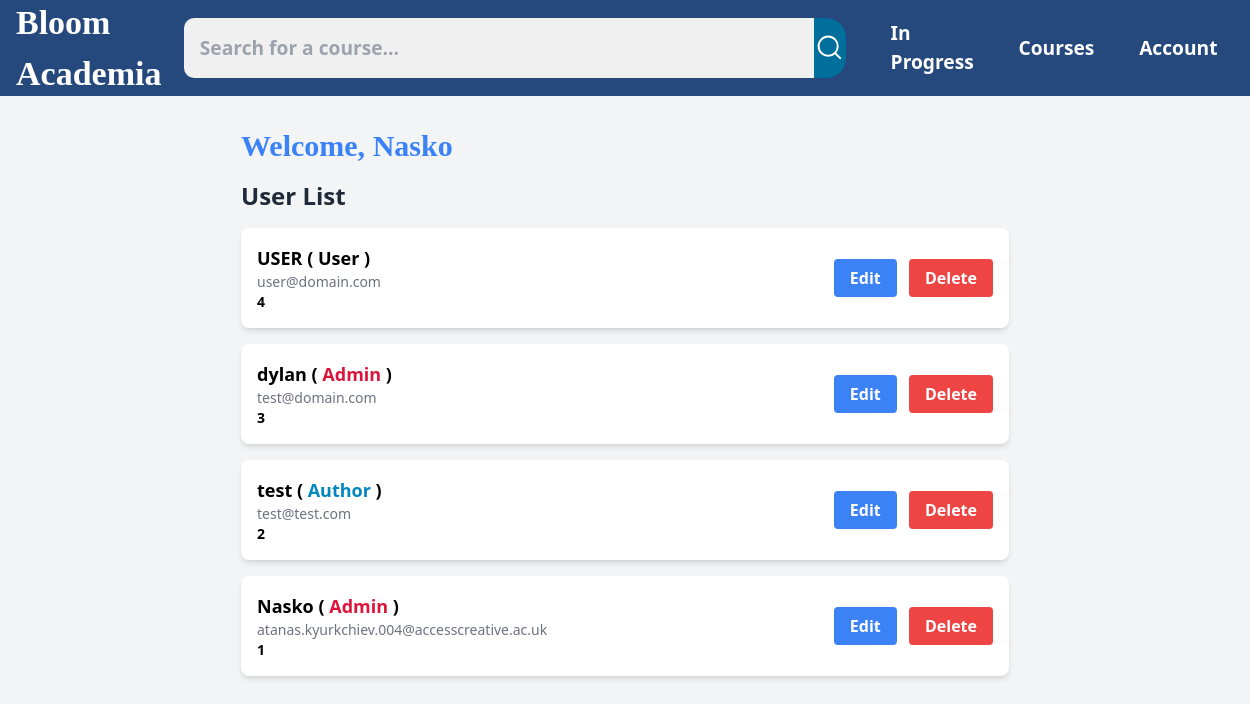
The page /admin (signed in) on the database its author committed.
### tables this page shows
CREATE TABLE users (uid INTEGER PRIMARY KEY AUTOINCREMENT, name TEXT NOT NULL, email TEXT UNIQUE, password TEXT NOT NULL, role TEXT DEFAULT 'User');

### app.py (the view)
@app.route('/admin')
def admin():
    if not session or session.get('role') != 'Admin':
        return render_template('error.html', error_type="No Access", error_title="Unauthorized", error_subtitle="You do not have permission to access the admin dashboard.")
    with db.connect("././instance/users.db") as conn:
        cursor = conn.cursor()
        cursor.execute("SELECT * FROM users ORDER BY uid DESC")
        users = cursor.fetchall()
    return render_template('admin-pages/dashboard.html', users=users, name=session.get('name'))

### modules/db_functions.py (called while the page is built)
def connect(db_path):
    return sqlite3.connect(db_path)

### templates/admin-pages/dashboard.html (shortened to what this page needs)
<!DOCTYPE html>
<html>
<head>
    <link rel="stylesheet" href="{{ url_for('static', filename='css/style.css') }}">
    <script src="https://cdn.tailwindcss.com"></script>
</head>
<body>
    <header>
        <a href="{{ url_for('home') }}"><h1>Bloom Academia</h1></a>
        <nav>
            <form id="search-bar" class="nav-item" method="POST" action="{{ url_for('search_course') }}">
                <input id="search-bar-input" type="text" name="search-bar-input" placeholder="Search for a course...">
                <button id="search-bar-btn" type="submit" name="search-bar-btn"></button>
            </form>
            <a class="nav-item" href="{{ url_for('profile') }}">In Progress</a>
            <a class="nav-item" href="{{ url_for('list_courses') }}">Courses</a>
            {% if name %}
                <a class="nav-item" href="{{ url_for('profile') }}">Account</a>
            {% else %}
                <a class="nav-item" href="{{ url_for('login') }}">Login</a>
            {% endif %}
        </nav>
    </header>
    <div class="bg-gray-100 text-gray-800 min-h-screen p-8">
        <div class="max-w-3xl mx-auto">
            <h1 class="text-3xl font-bold mb-4 text-blue-500">Welcome, {{ name }}</h1>
            <h2 class="text-2xl font-semibold mb-4">User List</h2>
            {% for user in users %}
            <div class="bg-white p-4 rounded-lg shadow-md mb-4 flex items-center">
                <div class="flex-grow mr-4">
                    <p class="text-lg font-semibold">{{ user[1] }} ( <span class="{% if user[4] == 'Admin' %}
                        role-admin
                    {% elif user[4] == 'User' %}
                        role-user
                    {% elif user[4] == 'Author' %}
                        role-author
                    {% endif %} font-bold">{{ user[4] }}</span> )</p>
                    <p class="text-sm text-gray-500">{{ user[2] }}</p>
                    <p class="text-sm text--400 font-extrabold">{{ user[0] }}</p>
                </div>
                <div>
                    <a href="{{ url_for('change_role', uid=user[0]) }}" class="bg-blue-500 hover:bg-blue-700 text-white font-bold py-2 px-4 rounded">Edit</a>
                    <a href="{{ url_for('delete_user', uid=user[0]) }}" class="bg-red-500 hover:bg-red-700 text-white font-bold py-2 px-4 rounded ml-2">Delete</a>
                </div>
            </div>
            {% endfor %}
        </div>
    </div>
</body>
</html>

### static/css/style.css (style rules this page uses)
* { padding: 0; margin: 0; box-sizing: border-box; }
a { text-decoration: none; }
html, body { height: 100%; width: 100%; }
body { background-color: #ffffff; background-image: url("root/static/images/wave-haikei.png"); color: #020113; font-family: 'Segoe UI', Tahoma, Geneva, Verdana, sans-serif; }
p { color: black; }
header { height: 10%; width: 100%; display: flex; align-items: center; justify-content: space-around; padding: 3rem 1rem; box-shadow: 0 0 10px 0 black; background-color: #25487D; }
header h1 { font-size: 2.125rem !important; font-weight: 600 !important; }
nav { display: flex; flex-direction: row; align-items: center; justify-content: space-evenly; }
nav a { color: var(--secondary); }
nav .nav-item { margin: 0 1.4rem; color: white; font-weight: bold; font-size: larger; }
#search-bar { display: flex; flex-direction: row; }
#search-bar-input { padding: 1rem; padding-right: 20rem; border: none; border-radius: 10px 0 0 10px; background-color: #f0f0f0; }
#search-bar-btn { display: flex; align-items: center; border: none; border-radius: 0 20px 20px 0; background-color: var(--secondary); transition: 0.5s; cursor: pointer; }
h1 { color: white; font-family: ui-monospace; }
.role-admin { color: crimson; font-weight: bold; }
.role-user { color: black; }
.role-author { color: #0087BD; font-weight: bold; }

### rows shown on the page
users: name "Nasko", role "Admin", email "atanas.kyurkchiev.004@accesscreative.ac.uk", uid "1"
users: name "USER", role "User", email "user@domain.com", uid "4"
users: name "dylan", role "Admin", email "test@domain.com", uid "3"
users: name "test", role "Author", email "test@test.com", uid "2"
